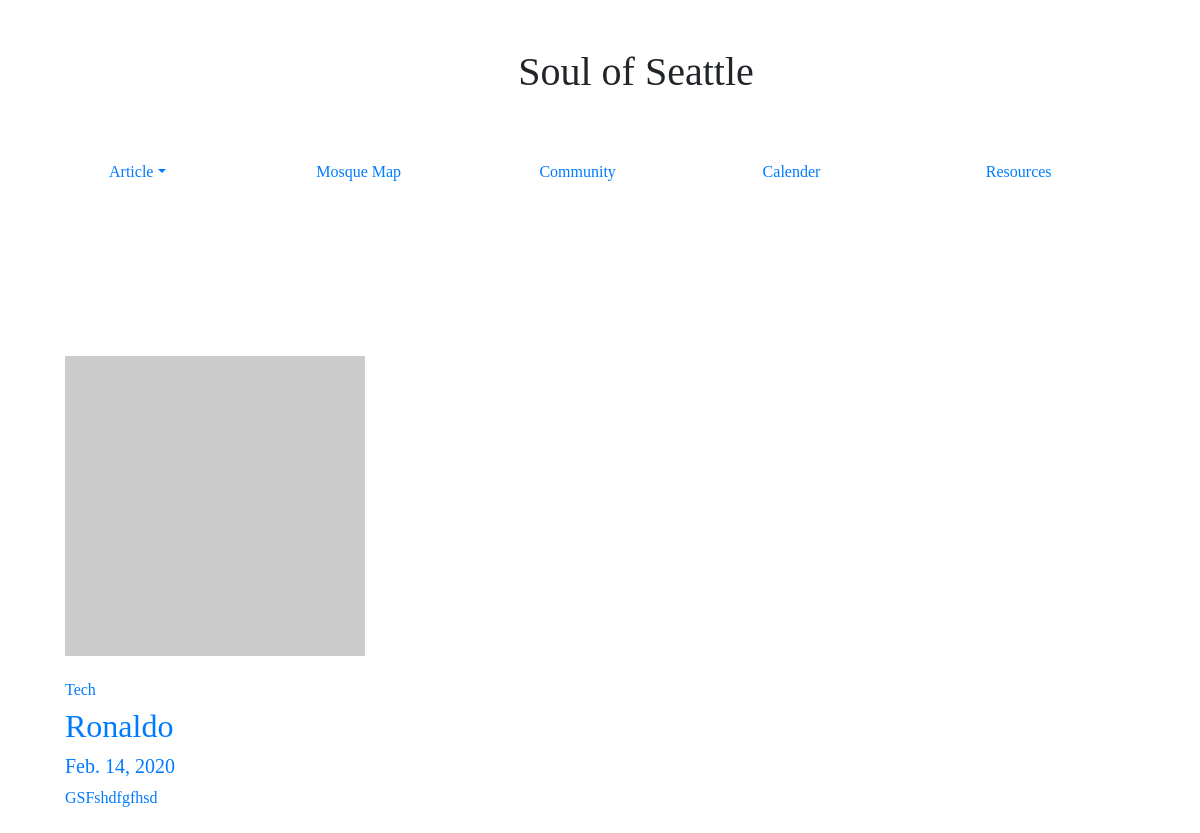
Page /tech on the earlier database version.
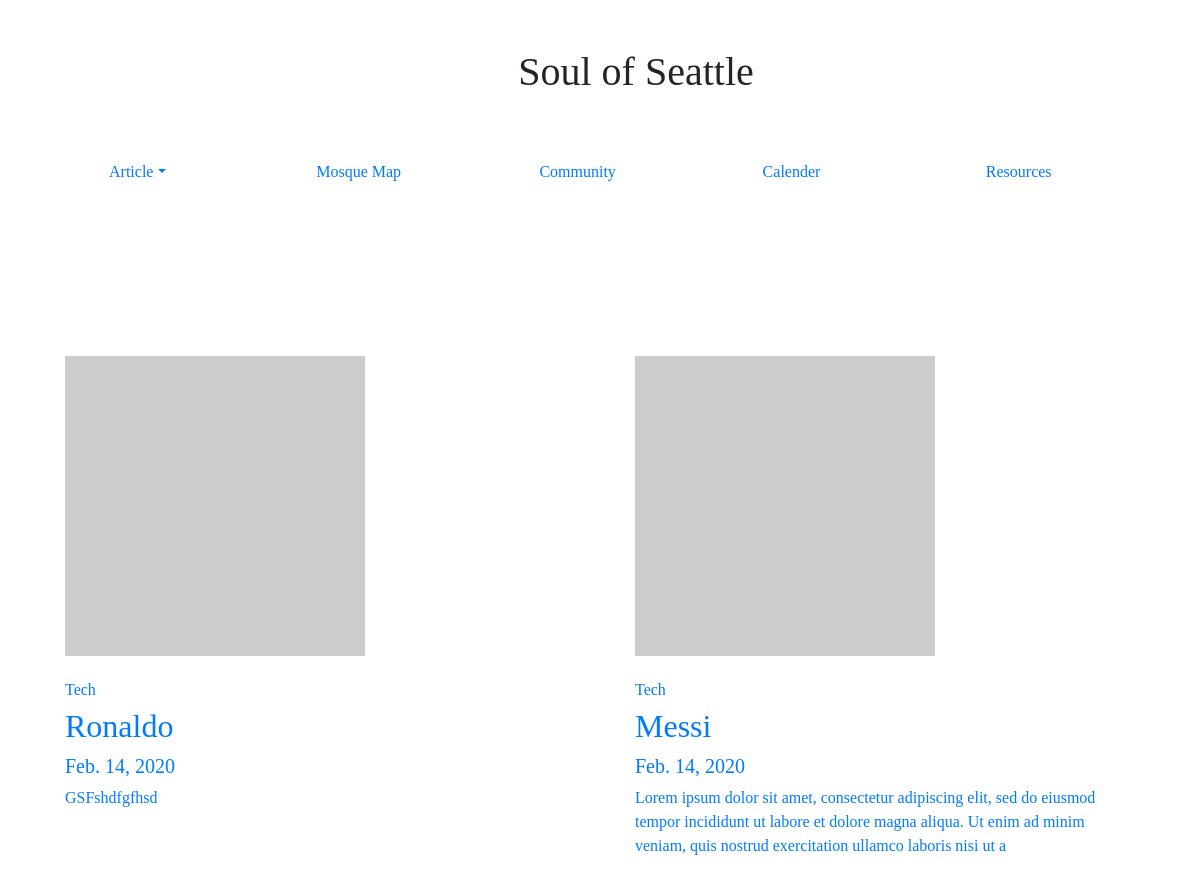
Same page on the later database version.
### soulofseattlepages/models.py (models this page shows, shortened)
class userPost(models.Model):
   author = models.ForeignKey(author, on_delete = models.CASCADE)
   post_Title = models.CharField(max_length = 255, unique = True)
   post_Slug = models.CharField(max_length = 255, unique = True)
   post_Content = models.TextField()
   post_CreatedOn = models.DateTimeField(auto_now_add = True)
   post_UploadImage = models.ImageField(default = "default.png", blank = True)
   post_Status = models.IntegerField(choices = STATUS, default = 0)
   tags = TaggableManager()
   post_Category = models.CharField(max_length = 200, choices = CATEGORIES, default = "Lifestyle")
   class Meta:
       ordering = ['-post_CreatedOn']

### soulofseattlepages/views.py (the view)
# urls.py: path('tech', views.tech, name="Tech"),
def tech(request):
    if request.method == 'GET':
        tech_article = userPost.objects.filter(post_Category='Tech').values()
        tech_articles = {
            "tech_articles": tech_article
        }
    return render(request, 'categories/tech.htm', tech_articles)

### templates/categories/tech.htm (shortened to what this page needs)
<!DOCTYPE html>
<html lang="en">
<head>
    <link rel="stylesheet" href="https://stackpath.bootstrapcdn.com/bootstrap/4.4.1/css/bootstrap.min.css"
>
    {% load static %}
    <link rel="stylesheet" type="text/css" href="{% static "CSS/style.css" %}">
</head>
<body>
    <header class="pt-5 pl-5">
        <div class="container">
            <div class="pl-4">
                {% load static %}
                <b>
                    <h1 class="center-text ">Soul of Seattle</h1>
                </b>
                <div class="row pt-5">
                    <div class="col-sm">
                        <ul class="nav">
                            <li class="nav-item dropdown ">
                                <a class="nav-link dropdown-toggle" data-toggle="dropdown" href="#" role="button"
                                    aria-haspopup="true" aria-expanded="false">Article</a>
                            </li>
                        </ul>
                    </div>
                    <div class="col-sm pt-2">
                        <a href="{% url 'MosqueMap' %}">Mosque Map</a>
                    </div>
                    <div class="col-sm pt-2">
                        <a href="{% url 'Community' %}">Community</a>
                    </div>
                    <div class="col-sm pt-2">
                        <a href="{% url 'Calender' %}">Calender</a>
                    </div>
                    <div class="col-sm pt-2">
                        <a href="{% url 'Resources' %}">Resources</a>
                    </div>
                </div>
            </div>
        </div>
    </header>
    <section>
        <div class="container">
            <div class="row padding-top-down">
                {% for tech_article in tech_articles  %}
                <div class="col-sm-4 col-md mt-4 ">
                    <div class=" mb-4">
                        <div class="card-body">
                            <a href="{% url 'Article' tech_article.post_Slug %}">
                                <img class ="pb-4" src="https://via.placeholder.com/300" class="card-img-top">
                                <h6>{{ tech_article.post_Category }}</h6>
                                <h2>{{ tech_article.post_Title }}</h2>
                                <h5>{{ tech_article.post_CreatedOn | date}}</h5>
                                <p>{{tech_article.post_Content|slice:":200" }}   </p>
                            </a>
                        </div>
                    </div>
                    </div>
                    {% endfor %}
                </div>
            </div>
    </section>
</body>
</html>

Differences in the rows shown:
now on this page (row edited): userPost: post_Category "Tech", post_Title "Messi", post_CreatedOn "Feb. 14, 2020", post_Content "Lorem ipsum dolor sit amet, consectetur adipiscing elit, sed do eiusmod tempor incididunt ut labore et dolore magna aliqua. Ut enim ad minim veniam, quis nostrud exercitation ullamco laboris nisi ut a"
